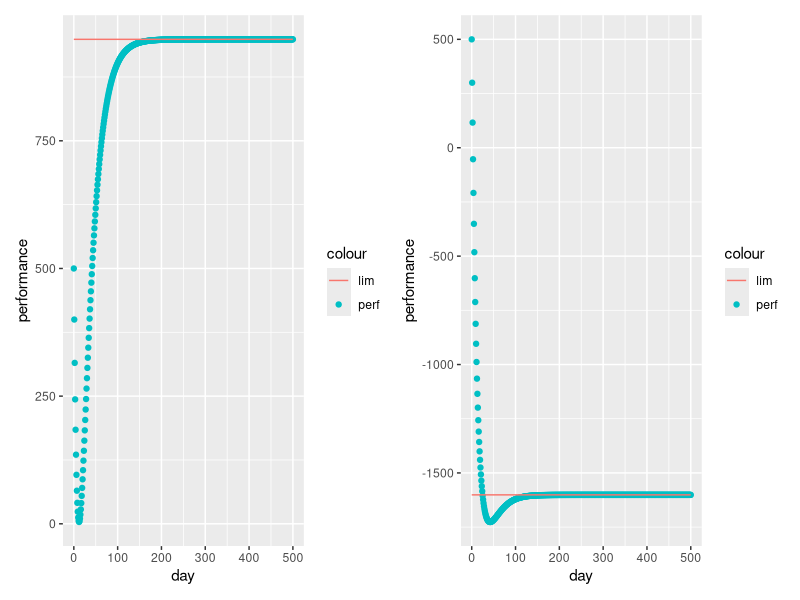
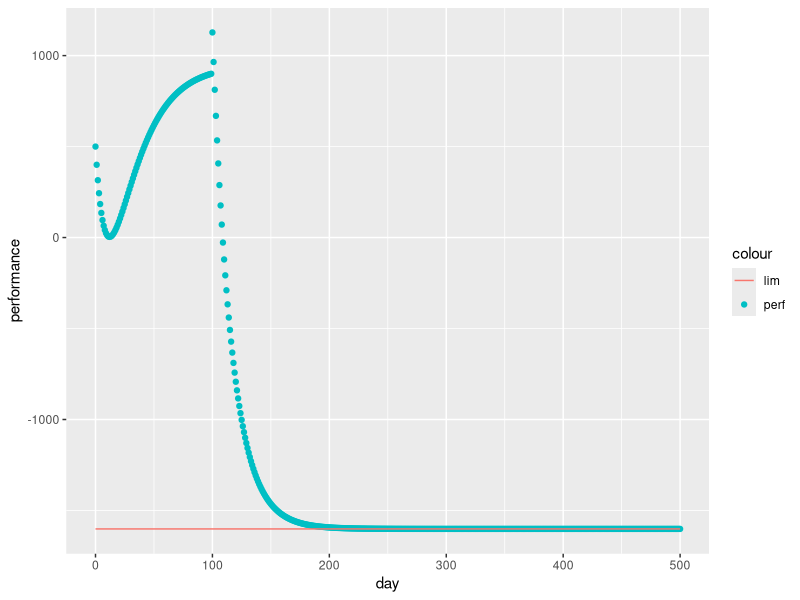
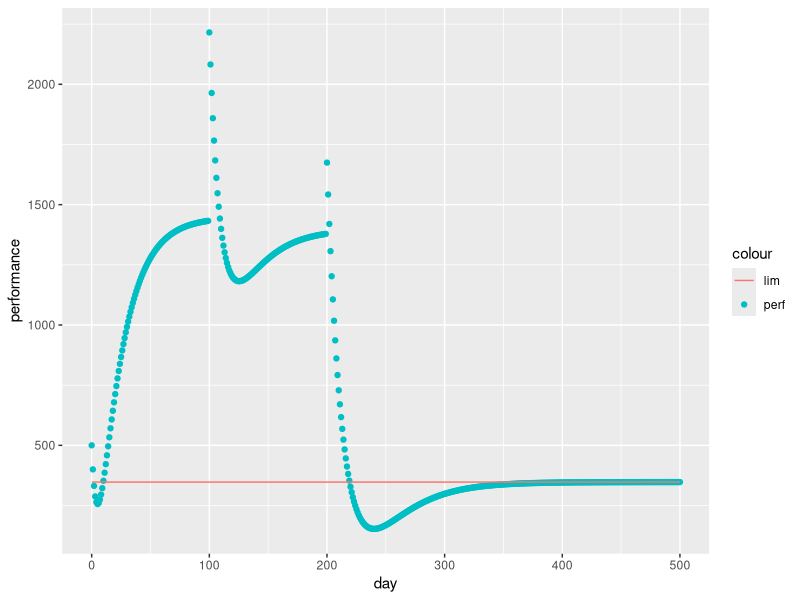

Write the R code that produced these figures, in order. (Note: this script raises an error after producing the figures.)
## ---- chunk 1
knitr::opts_chunk$set(echo = TRUE)
## ---- chunk 2
library(ggplot2) # for graphing
library(patchwork) # to add graphs together
library(tibble) # tibbles
## ---- chunk 3
params_mat <- function(k_1, tau_1, k_2, tau_2, change_days=NULL, days) {
  if (length(k_1) == length(tau_1) && 
      length(k_1) == length(tau_2) &&
      length(k_1) == length(k_2) &&
      length(k_1) == length(change_days)+1
  ) {}
    else {stop("check length of parameters")} 
  out_matrix <- matrix(0, nrow = days, ncol = 4)
  colnames(out_matrix) <- c("k_1", "tau_1", "k_2", "tau_2")
  bound_1 <- 1; bound_2 <- days
  j <- 0 # counter for index of k_1, tau_1, etc
  for (elem in c(change_days, days)) {
    j <- j + 1
    bound_2 <- elem 
    for (i in bound_1:bound_2) {
      out_matrix[i, ] <- c(k_1[[j]], tau_1[[j]], k_2[[j]], tau_2[[j]])
    }
    bound_1 <- elem
  }
  return(out_matrix)
}
## ---- chunk 4
#' Title
#'
#' @param params_mat a n by 4 matrix, where n is the number of days
#' @param training_load an n dimensional vector 
#'
#' @return an n? dimensional vector with the performance
#' @export
#'
#' @examples
perf_tv <- function(p_0, params_mat, training_load) {
  days <- nrow(params_mat)
  perf_out <- c(rep(NA, days))
  T_1 <- 0; T_2 <- 0
  for (i in 1:days) {
    T_1 <- exp(-1/params_mat[i, "tau_1"])*T_1 + training_load[[i]]
    T_2 <- exp(-1/params_mat[i, "tau_2"])*T_2 + training_load[[i]]
    perf_out[[i]] <- p_0 + params_mat[i, "k_1"]*T_1 - params_mat[i, "k_2"]*T_2 
  }
  return(perf_out)
}
## ---- chunk 5
perf_plot <- function(p_0,
                      k_1,
                      tau_1,
                      k_2,
                      tau_2,
                      change_days = NULL,
                      days,
                      training_stim) {
  training_load <- c()
  limit <- 0
  if (training_stim[[1]] == "constant") {
    training_load <- c(rep(training_stim[[2]], days))
    k <- length(k_1)
    
    # See justification for this below
    limit <- p_0 + training_stim[[2]]*k_1[[k]]/(1-exp(-1/tau_1[[k]])) -
      training_stim[[2]]*k_2[[k]]/(1-exp(-1/tau_2[[k]])) 
  }
  tmp_matrix <- params_mat(k_1,
                           tau_1,
                           k_2,
                           tau_2,
                           change_days,
                           days)
  modeled_performance <- perf_tv(p_0, tmp_matrix, training_load)
  tmp_data <- tibble(
    "day" = c(0:days),
    "performance" = c(p_0, modeled_performance),
    "limit" = c(rep(limit, days + 1))
  )
  
  plot <- ggplot(tmp_data, aes(x = day)) +
    geom_point(aes(y = performance, color = "perf")) +
    geom_line(aes(y = limit, color = "lim"))
  
  #   scale_color_manual("Legend",
  #                      values = c("lim" = "#e31a1c", # this color comes from the theme "Paired"
  #                                 "perf" = "black"))
  plot
}

## ---- chunk 6
perf_plot(p_0 = 500,
          k_1 = 1,
          tau_1 = 25, 
          k_2 = 2, 
          tau_2 = 10,
          days = 500,
          training_stim = list("constant", 100)) +
perf_plot(p_0 = 500,
          k_1 = 2,
          tau_1 = 20, 
          k_2 = 4, 
          tau_2 = 15,
          days = 500,
          training_stim = list("constant", 100))


## ---- chunk 7
perf_plot(p_0 = 500,
          k_1 = c(1, 2),
          tau_1 = c(25, 20), 
          k_2 = c(2, 4), 
          tau_2 = c(10, 15) ,
          change_days = c(100),
          days = 500,
          training_stim = list("constant", 100))
## ---- chunk 8
perf_plot(p_0 = 500,
          k_1 = c(1,2,3),
          tau_1 = c(20, 25, 30), 
          k_2 = c(2, 4, 6), 
          tau_2 = c(5,10, 15),
          change_days = c(100, 200), 
          days = 500,
          training_stim = list("constant", 100))
## ---- chunk 9
knitr::include_graphics(stringr::str_c(rprojroot::find_rstudio_root_file(),"/plots/dist\ from\ single\ set.pdf"))
knitr::include_graphics(stringr::str_c(rprojroot::find_rstudio_root_file(),"/plots/cdf_plot.pdf"))
# fix the formatting later
## ---- chunk 10
x = seq(-10, 10 , length.out = 1007)
g <- function(x) {
  1-exp(-1/x)
}



